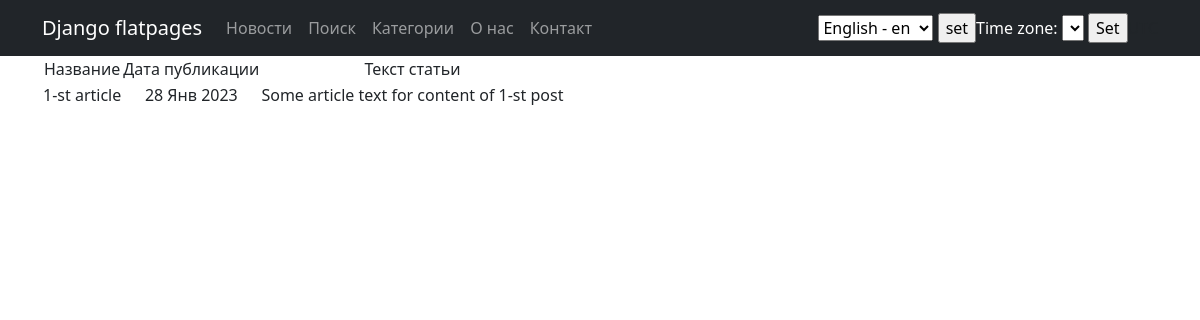
Screenshot of /news/1 with the database file from the repository.
### main/models.py (models this page shows, shortened)
class Post(models.Model):
    article = "AC"
    news = "NS"
    POST_TYPES = [
        (article, 'Статья'),
        (news, 'Новость')
    ]
    author = models.ForeignKey(Author, on_delete = models.CASCADE)
    post_type = models.CharField(max_length=2, choices=POST_TYPES, default=article)
    time_in = models.DateTimeField(auto_now_add = True)
    title = models.CharField(max_length=255)
    content = models.TextField()
    post_rating = models.FloatField(default=0.0)
    category = models.ManyToManyField(Category, through = 'PostCategory', related_name='news')

### main/views.py (the view)
# urls.py: path('<int:pk>', cache_page(60*5)(NewDetail.as_view()), name='post_detail'),
class NewDetail(DetailView):
    model = Post
    template_name = 'new.html'
    context_object_name = 'new'

### templates/new.html (shortened to what this page needs)
{% extends 'flatpages/default.html' %}
{% block content %}
    {% if new %}
        <table>
            <tr>
                <td>Название</td>
                <td>Дата публикации</td>
                <td>Текст статьи</td>
            </tr>
            <tr>
                <td>{{ new.title }}</td>
                <td>{{ new.time_in|date:'d M Y' }}</td>
                <td>{{ new.content }}</td>
            </tr>
        </table>
    {% else %}
    <h2>Новостей нет!</h2>
    {% endif %}
{% endblock content %}

### rows the page displays
Post: title "1-st article", time_in "28 Янв 2023", content "Some article text for content of 1-st post"

### other values shown
form field language "English - en"
